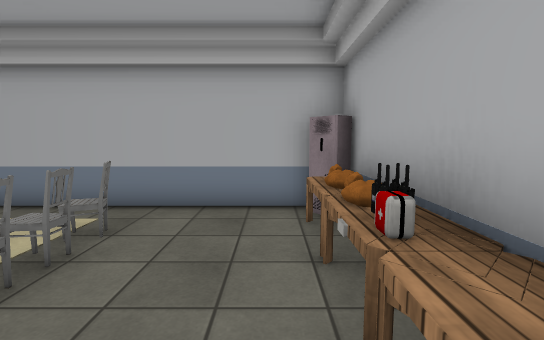
View 1 (above)

12 first-person views from a walk through a scene from a Unity 3-D project. The camera is 1.5 m above the floor, tilts 6° down and sees 85° across. The floor is counted in squares, 1 m on a side. Each view is taken from the middle of a square. On the plan, view 1 faces up. The plan holds only what a view shows up to about 15 squares ahead; the rest is blank. Door leaves are left out, so doorways stand open. Some surface patterns are stand-ins.

View 2
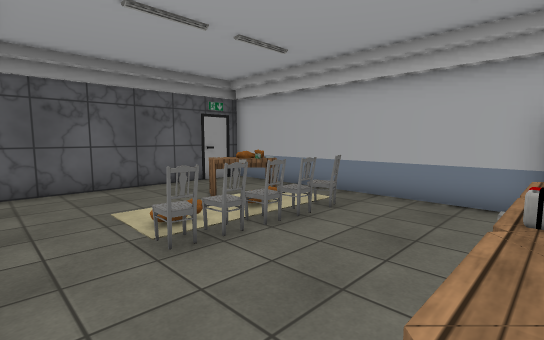

View 3
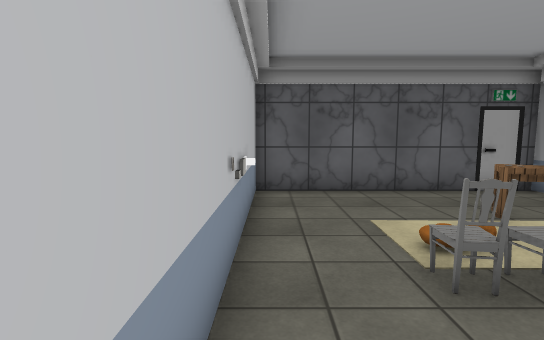

View 4
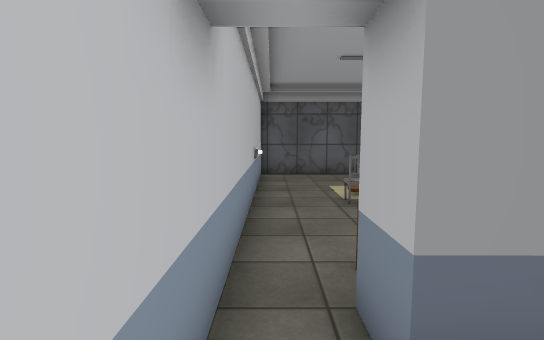

View 5
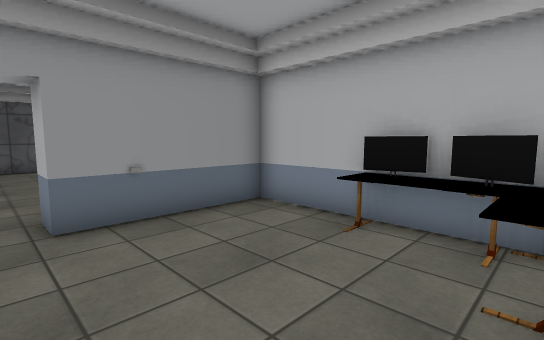

View 6
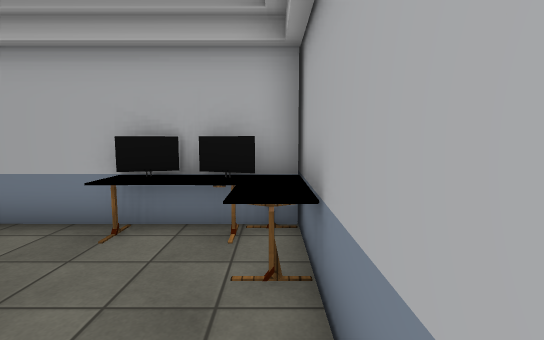

View 7
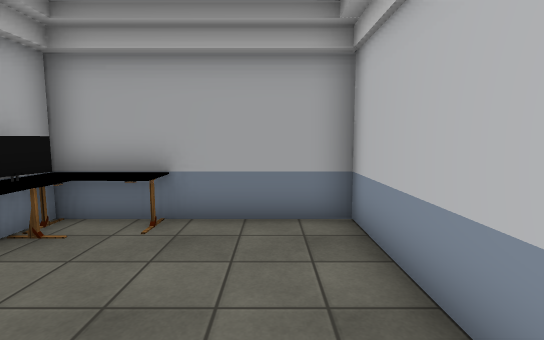

View 8
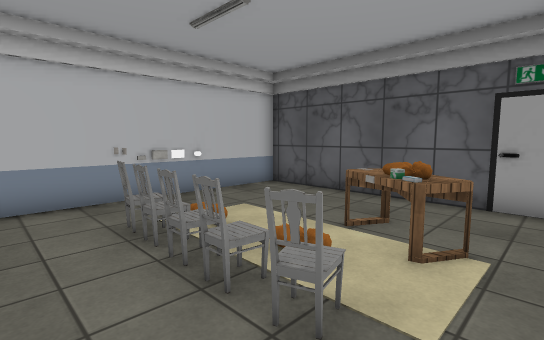

View 9
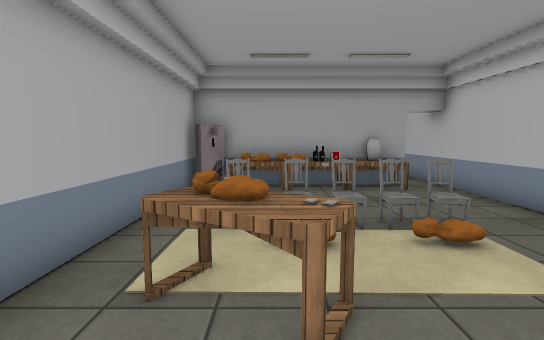

View 10
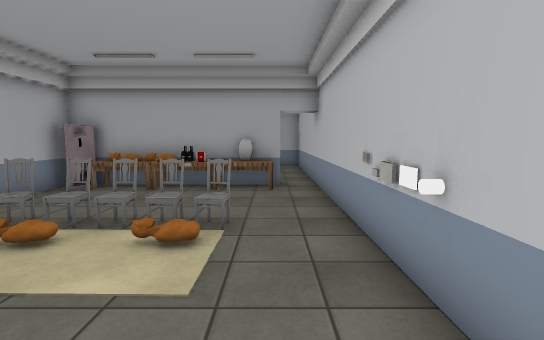

View 11
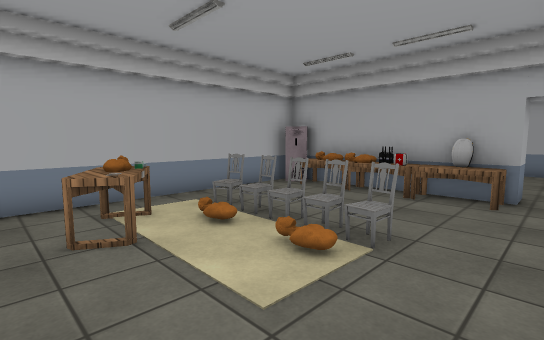

View 12
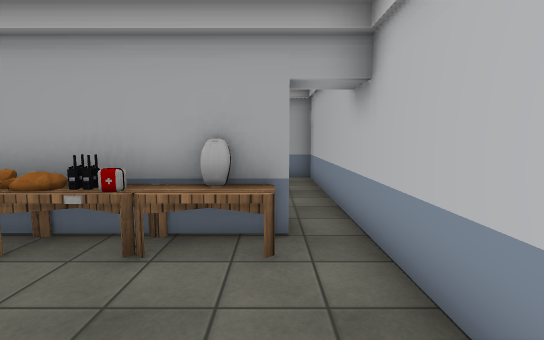

### Floor plan
Ten units are one square. View 1 is at (0, 0); x grows to the right and y downward. Boxes are objects, and circles mark ways between rooms. Rooms are numbered by the first view taken in them; rooms with no view inside come last. Other rooms are left out.
<svg viewBox="-90 -70 180 90">
<path fill="none" stroke="#000" d="M15 3 15 -65 -85 -65 -85 15 20 15M57 -41 25 -41 25 3M20 15 85 15 85 -49"/>
<rect x="-65" y="-55" width="20" height="30" fill="#bbb"><title>other object</title></rect>
<rect x="-55" y="5" width="10" height="10" fill="#bbb"><title>other object</title></rect>
<rect x="-55" y="-45" width="10" height="10" fill="#bbb"><title>other object</title></rect>
<rect x="-45" y="5" width="10" height="10" fill="#bbb"><title>other object</title></rect>
<rect x="-45" y="-15" width="10" height="10" fill="#bbb"><title>other object</title></rect>
<rect x="-45" y="-45" width="10" height="10" fill="#bbb"><title>other object</title></rect>
<rect x="-35" y="-15" width="10" height="10" fill="#bbb"><title>other object</title></rect>
<rect x="-35" y="-25" width="10" height="10" fill="#bbb"><title>other object</title></rect>
<rect x="-35" y="-35" width="10" height="10" fill="#bbb"><title>other object</title></rect>
<rect x="-35" y="-45" width="10" height="10" fill="#bbb"><title>other object</title></rect>
<rect x="-35" y="-55" width="10" height="10" fill="#bbb"><title>other object</title></rect>
<rect x="-5" y="-25" width="10" height="10" fill="#bbb"><title>other object</title></rect>
<rect x="5" y="-15" width="10" height="20" fill="#bbb"><title>other object</title></rect>
<rect x="5" y="-25" width="10" height="10" fill="#bbb"><title>other object</title></rect>
<rect x="5" y="-35" width="10" height="10" fill="#bbb"><title>other object</title></rect>
<rect x="5" y="-55" width="10" height="20" fill="#bbb"><title>other object</title></rect>
<rect x="5" y="-65" width="10" height="10" fill="#bbb"><title>other object</title></rect>
<rect x="55" y="-35" width="20" height="10" fill="#bbb"><title>other object</title></rect>
<rect x="55" y="-45" width="10" height="10" fill="#bbb"><title>other object</title></rect>
<rect x="65" y="-45" width="10" height="10" fill="#bbb"><title>other object</title></rect>
<rect x="75" y="-45" width="10" height="30" fill="#bbb"><title>other object</title></rect>
<circle cx="20" cy="10" r="3" fill="#2a7"/>
<text x="-30" y="-30">1</text>
<text x="60" y="-10">2</text>
</svg>
Room 1 opens to room 2.

Where each view was taken, in squares from view 1:
view 1: 0 up, 0 right, facing up
view 2: 1 down, 1 right, facing up-left
view 3: 1 down, 0 right, facing left
view 4: 1 down, 4 right, facing left
view 5: 1 down, 8 right, facing up-left
view 6: 1 down, 8 right, facing up
view 7: 0 up, 3 right, facing right
view 8: 6 up, 1 left, facing down-left
view 9: 4 up, 8 left, facing right
view 10: 0 up, 8 left, facing right
view 11: 1 down, 7 left, facing up-right
view 12: 0 up, 3 left, facing right
